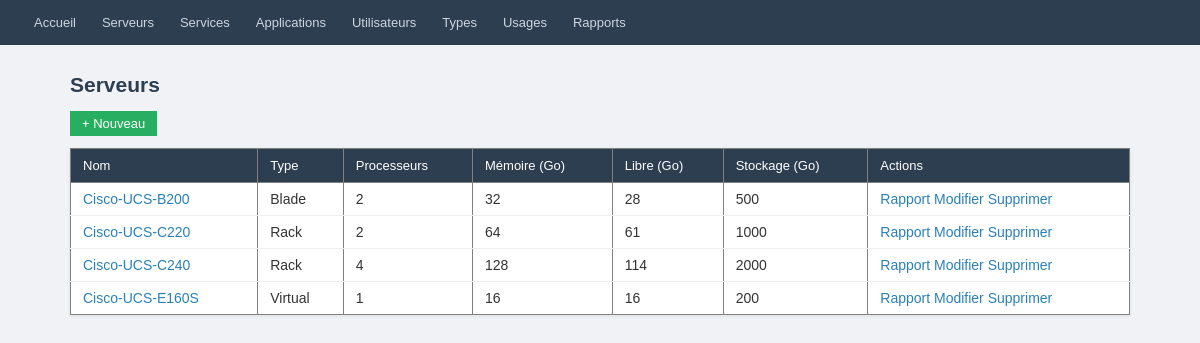
Screenshot of /servers/ with the database file from the repository.
### inventory/models.py (models this page shows, shortened)
class Serveur(models.Model):
    nom               = models.CharField(max_length=100, unique=True)
    type_serveur      = models.ForeignKey(
                            TypeServeur,
                            on_delete=models.PROTECT,
                            related_name='serveurs'
                        )
    nombre_processeur = models.PositiveIntegerField()
    capacite_memoire  = models.PositiveIntegerField()
    capacite_stockage = models.PositiveIntegerField()
    class Meta:
        ordering = ['nom']
        db_table = 'serveur'
    def used_memory_gb(self):
        return sum(s.espace_memoire_utilise for s in self.services.all())
    def free_memory_gb(self):
        return self.capacite_memoire - self.used_memory_gb()

class TypeServeur(models.Model):
    type        = models.CharField(max_length=100, unique=True)
    description = models.TextField(blank=True)
    class Meta:
        ordering = ['type']
        db_table = 'type_serveur'
    def __str__(self):
        return self.type

class Service(models.Model):
    nom_service             = models.CharField(max_length=100, unique=True)
    date_lancement          = models.DateField()
    espace_memoire_utilise  = models.PositiveIntegerField()
    memoire_vive_necessaire = models.PositiveIntegerField()
    serveur                 = models.ForeignKey(
                                  Serveur,
                                  on_delete=models.PROTECT,
                                  related_name='services'
                              )
    class Meta:
        ordering = ['nom_service']
        db_table = 'service'

### inventory/views.py (the view)
# urls.py: path('servers/',                     views.server_list,   name='server-list'),
def server_list(request):
    return render(request, 'inventory/server/list.html', {'servers': Serveur.objects.select_related('type_serveur').prefetch_related('services')})

### inventory/templates/inventory/server/list.html (shortened to what this page needs)
{% extends "inventory/base.html" %}
{% block content %}
<h2>Serveurs</h2>
<a href="{% url 'inventory:server-create' %}">+ Nouveau</a>
<table border="1" cellpadding="5">
  <tr><th>Nom</th><th>Type</th><th>Processeurs</th><th>Mémoire (Go)</th><th>Libre (Go)</th><th>Stockage (Go)</th><th>Actions</th></tr>
  {% for srv in servers %}
  <tr>
    <td><a href="{% url 'inventory:server-detail' srv.pk %}">{{ srv.nom }}</a></td>
    <td>{{ srv.type_serveur }}</td>
    <td>{{ srv.nombre_processeur }}</td>
    <td>{{ srv.capacite_memoire }}</td>
    <td>{{ srv.free_memory_gb }}</td>
    <td>{{ srv.capacite_stockage }}</td>
    <td>
      <a href="{% url 'inventory:server-report' srv.pk %}">Rapport</a>
      <a href="{% url 'inventory:server-update' srv.pk %}">Modifier</a>
      <a href="{% url 'inventory:server-delete' srv.pk %}">Supprimer</a>
    </td>
  </tr>
  {% empty %}<tr><td colspan="7">Aucun serveur.</td></tr>{% endfor %}
</table>
{% endblock %}

### inventory/templates/inventory/base.html (shortened to what this page needs)
<!DOCTYPE html>
<html lang="fr">
<head>
</head>
<body>
<nav>
  <a href="{% url 'inventory:home' %}">Accueil</a>
  <a href="{% url 'inventory:server-list' %}">Serveurs</a>
  <a href="{% url 'inventory:service-list' %}">Services</a>
  <a href="{% url 'inventory:application-list' %}">Applications</a>
  <a href="{% url 'inventory:user-list' %}">Utilisateurs</a>
  <a href="{% url 'inventory:servertype-list' %}">Types</a>
  <a href="{% url 'inventory:resourceusage-list' %}">Usages</a>
  <a href="{% url 'inventory:report-index' %}">Rapports</a>
</nav>
<div class="content">
  {% block content %}{% endblock %}
</div>
</body>
</html>

### inventory/templates/inventory/base.html (style rules this page uses)
* { box-sizing: border-box; margin: 0; padding: 0; }
body { font-family: Arial, sans-serif; font-size: 14px; background: #f0f2f5; color: #333; }
nav { background: #2c3e50; padding: 10px 24px; display: flex; gap: 6px; flex-wrap: wrap; align-items: center; }
nav a { color: #cdd6e0; text-decoration: none; padding: 5px 10px; font-size: 13px; }
.content { max-width: 1100px; margin: 28px auto; padding: 0 20px; }
h1, h2, h3 { margin-bottom: 14px; color: #2c3e50; }
a { color: #2980b9; text-decoration: none; }
a[href*="create"] { display: inline-block; background: #27ae60; color: #fff; padding: 5px 12px; border-radius: 0; margin-bottom: 12px; font-size: 13px; }
table { width: 100%; border-collapse: collapse; background: #fff; box-shadow: 0 1px 4px rgba(0,0,0,0.08); }
th { background: #2c3e50; color: #fff; padding: 9px 12px; text-align: left; font-weight: normal; font-size: 13px; }
td { padding: 8px 12px; border-bottom: 1px solid #eee; }
tr:last-child td { border-bottom: none; }

### rows the page displays
Serveur: nom "Cisco-UCS-B200", type_serveur "Blade", nombre_processeur "2", capacite_memoire "32", free_memory_gb "28", capacite_stockage "500"
Serveur: nom "Cisco-UCS-C220", type_serveur "Rack", nombre_processeur "2", capacite_memoire "64", free_memory_gb "61", capacite_stockage "1000"
Serveur: nom "Cisco-UCS-C240", type_serveur "Rack", nombre_processeur "4", capacite_memoire "128", free_memory_gb "114", capacite_stockage "2000"
Serveur: nom "Cisco-UCS-E160S", type_serveur "Virtual", nombre_processeur "1", capacite_memoire "16", free_memory_gb "16", capacite_stockage "200"
